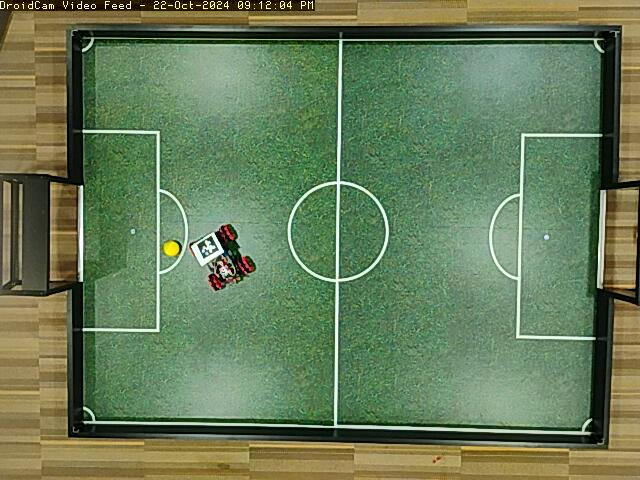
#> input picture utils/yolo/droidcam-20241022-211204.jpg, 640 x 480 px
$ python find_color.py ../utils/yolo/droidcam-20241022-211204.jpg
#> lines starting #> are read from the running program, lines starting #| are printed output that depends on the picture; after the words box and inside, x2 and y2 are one past the last pixel; in counts of white or black regions, pixels touching at a corner belong together
#> further down, image is the input picture: shape (480, 640, 3); mean B, G, R 88.4, 124.2, 104.2
import cv2
import numpy as np
import sys

def nothing(x):
    pass

# Create a window for the trackbars
cv2.namedWindow("Trackbars")

# Create trackbars for yellow
def create_yellow_trackbars():
    cv2.createTrackbar("Lower Hue", "Trackbars", 20, 179, nothing)
    cv2.createTrackbar("Lower Saturation", "Trackbars", 100, 255, nothing)
    cv2.createTrackbar("Lower Value", "Trackbars", 100, 255, nothing)

    cv2.createTrackbar("Upper Hue", "Trackbars", 30, 179, nothing)
    cv2.createTrackbar("Upper Saturation", "Trackbars", 255, 255, nothing)
    cv2.createTrackbar("Upper Value", "Trackbars", 255, 255, nothing)

# Create trackbars for green
def create_green_trackbars():
    cv2.createTrackbar("Lower Hue (Green)", "Trackbars", 0, 179, nothing)
    cv2.createTrackbar("Lower Saturation (Green)", "Trackbars", 100, 255, nothing)
    cv2.createTrackbar("Lower Value (Green)", "Trackbars", 100, 255, nothing)

    cv2.createTrackbar("Upper Hue (Green)", "Trackbars", 60, 179, nothing)
    cv2.createTrackbar("Upper Saturation (Green)", "Trackbars", 255, 255, nothing)
    cv2.createTrackbar("Upper Value (Green)", "Trackbars", 255, 255, nothing)

# Function to get HSV range from trackbars
def get_hsv_range(prefix=''):
    lower_hue = cv2.getTrackbarPos(f"Lower Hue{prefix}", "Trackbars")
    lower_saturation = cv2.getTrackbarPos(f"Lower Saturation{prefix}", "Trackbars")
    lower_value = cv2.getTrackbarPos(f"Lower Value{prefix}", "Trackbars")

    upper_hue = cv2.getTrackbarPos(f"Upper Hue{prefix}", "Trackbars")
    upper_saturation = cv2.getTrackbarPos(f"Upper Saturation{prefix}", "Trackbars")
    upper_value = cv2.getTrackbarPos(f"Upper Value{prefix}", "Trackbars")

    lower_bound = np.array([lower_hue, lower_saturation, lower_value])
    upper_bound = np.array([upper_hue, upper_saturation, upper_value])

    return lower_bound, upper_bound

# Main loop for calibration
def calibrate_color(color_name, create_trackbars_fn, image):

#> called with color_name = 'Yellow'
    print(f"Calibrate {color_name}")
    create_trackbars_fn()

    while True:
        # Convert the image to HSV
        hsv = cv2.cvtColor(image, cv2.COLOR_BGR2HSV)
#> hsv: shape (480, 640, 3); mean H, S, V 51.1, 94.6, 128.8
        height, width = image.shape[:2]
#> height = 480; width = 640
        # Get the current positions of the trackbars
        lower_bound, upper_bound = get_hsv_range('' if color_name == 'Yellow' else ' (Green)')

        # Create a mask with the current HSV range
        mask = cv2.inRange(hsv, lower_bound, upper_bound)
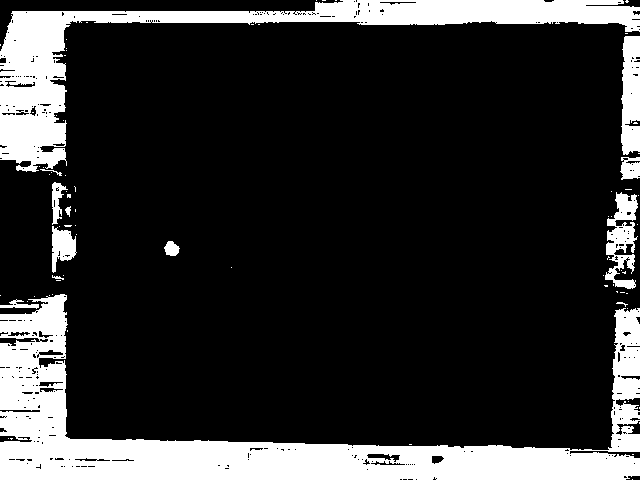
#> mask: shape (480, 640); 18.9% white; 77 white regions (64 under 20 px), largest, box (x1, y1, x2, y2) and area: (0, 294, 640, 480) 33340, (0, 0, 640, 172) 19205, (621, 36, 640, 155) 1946

        # Apply the mask to the original image
        result = cv2.bitwise_and(image, image, mask=mask)
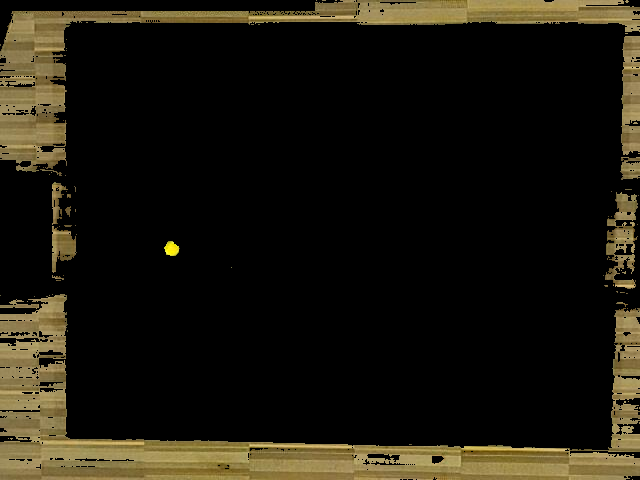
#> result: shape (480, 640, 3); mean B, G, R 14.1, 24.2, 27.8

        # Display the result
        cv2.imshow("Masked Image",  result)

        # Break the loop when 'q' is pressed
        if cv2.waitKey(1) & 0xFF == ord('q'):
#> (key q is pressed here)
            return lower_bound,upper_bound

def calibrate_colors(image_path):
    image = cv2.imread(image_path)
    # Calibrate yellow first
    lower_yellow, upper_yellow = calibrate_color("Yellow", create_yellow_trackbars,image)
#> lower_yellow = [20, 100, 100]; upper_yellow = [30, 255, 255]

    # Clear the trackbars and create them for green
    cv2.destroyAllWindows()
    cv2.namedWindow("Trackbars")
    lower_green, upper_green = calibrate_color("Green", create_green_trackbars,image)
#> call 2 of calibrate_color, with color_name = 'Green'
#> in calibrate_color (call 2), `mask = cv2.inRange(hsv, lower_bound, upper_bound)`:
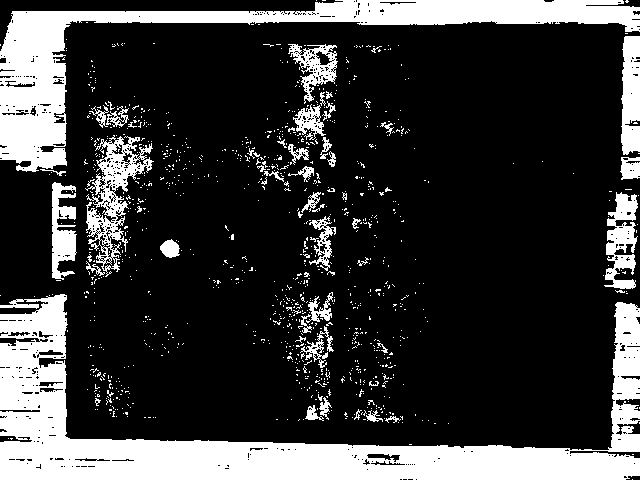
#> mask: shape (480, 640); 22.9% white; 1042 white regions (994 under 20 px), largest, box (x1, y1, x2, y2) and area: (0, 294, 640, 480) 33804, (0, 0, 640, 172) 19427, (85, 135, 154, 277) 3138
#> in calibrate_color (call 2), `result = cv2.bitwise_and(image, image, mask=mask)`:
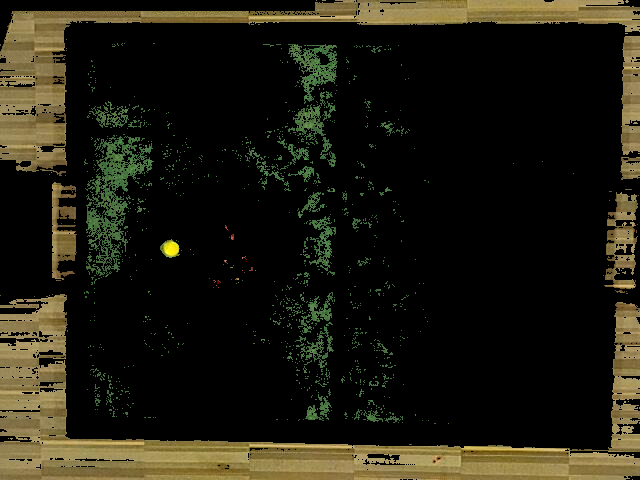
#> result: shape (480, 640, 3); mean B, G, R 16.6, 28.7, 30.9
#> (key Esc is pressed here)
#> lower_green = [0, 100, 100]; upper_green = [60, 255, 255]

    # Close all windows
    cv2.destroyAllWindows()

    print(f"Yellow Lower HSV: {lower_yellow}")
#| Yellow Lower HSV: [ 20 100 100]
    print(f"Yellow Upper HSV: {upper_yellow}")
#| Yellow Upper HSV: [ 30 255 255]
    print(f"Green Lower HSV: {lower_green}")
#| Green Lower HSV: [  0 100 100]
    print(f"Green Upper HSV: {upper_green}")
#| Green Upper HSV: [ 60 255 255]
    return lower_yellow, upper_yellow, lower_green, upper_green

if __name__ == '__main__':
    image_path = sys.argv[1]
    print(image_path)
    image = cv2.imread(image_path)

    if image is None:
        print("Error: Could not open or find the image.")
        exit()

    calibrate_colors(image_path)
